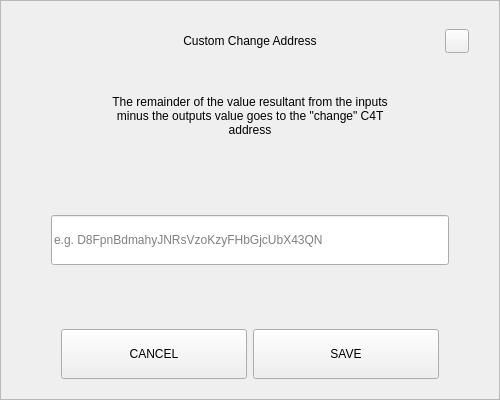
<?xml version="1.0" encoding="UTF-8"?>
<ui version="4.0">
 <class>SendChangeAddressDialog</class>
 <widget class="QDialog" name="SendChangeAddressDialog">
  <property name="geometry">
   <rect>
    <x>0</x>
    <y>0</y>
    <width>500</width>
    <height>400</height>
   </rect>
  </property>
  <property name="windowTitle">
   <string>Dialog</string>
  </property>
  <layout class="QVBoxLayout" name="verticalLayout">
   <property name="spacing">
    <number>0</number>
   </property>
   <property name="leftMargin">
    <number>0</number>
   </property>
   <property name="topMargin">
    <number>0</number>
   </property>
   <property name="rightMargin">
    <number>0</number>
   </property>
   <property name="bottomMargin">
    <number>0</number>
   </property>
   <item>
    <widget class="QFrame" name="frame">
     <property name="styleSheet">
      <string notr="true"/>
     </property>
     <property name="frameShape">
      <enum>QFrame::StyledPanel</enum>
     </property>
     <property name="frameShadow">
      <enum>QFrame::Raised</enum>
     </property>
     <layout class="QVBoxLayout" name="verticalLayout_2" stretch="0,0,0,0,0,0,0">
      <property name="spacing">
       <number>0</number>
      </property>
      <property name="leftMargin">
       <number>30</number>
      </property>
      <property name="topMargin">
       <number>20</number>
      </property>
      <property name="rightMargin">
       <number>30</number>
      </property>
      <property name="bottomMargin">
       <number>20</number>
      </property>
      <item>
       <layout class="QHBoxLayout" name="horizontalLayout_3">
        <property name="spacing">
         <number>0</number>
        </property>
        <item>
         <spacer name="horizontalSpacer_2">
          <property name="orientation">
           <enum>Qt::Horizontal</enum>
          </property>
          <property name="sizeHint" stdset="0">
           <size>
            <width>40</width>
            <height>20</height>
           </size>
          </property>
         </spacer>
        </item>
        <item>
         <widget class="QLabel" name="labelTitle">
          <property name="minimumSize">
           <size>
            <width>0</width>
            <height>40</height>
           </size>
          </property>
          <property name="maximumSize">
           <size>
            <width>16777215</width>
            <height>40</height>
           </size>
          </property>
          <property name="styleSheet">
           <string notr="true">padding-left:24px;</string>
          </property>
          <property name="text">
           <string>Custom Change Address</string>
          </property>
          <property name="alignment">
           <set>Qt::AlignCenter</set>
          </property>
          <property name="margin">
           <number>7</number>
          </property>
         </widget>
        </item>
        <item>
         <spacer name="horizontalSpacer">
          <property name="orientation">
           <enum>Qt::Horizontal</enum>
          </property>
          <property name="sizeHint" stdset="0">
           <size>
            <width>40</width>
            <height>20</height>
           </size>
          </property>
         </spacer>
        </item>
        <item>
         <widget class="QPushButton" name="btnEsc">
          <property name="minimumSize">
           <size>
            <width>24</width>
            <height>24</height>
           </size>
          </property>
          <property name="maximumSize">
           <size>
            <width>24</width>
            <height>24</height>
           </size>
          </property>
          <property name="focusPolicy">
           <enum>Qt::NoFocus</enum>
          </property>
          <property name="text">
           <string/>
          </property>
         </widget>
        </item>
       </layout>
      </item>
      <item>
       <spacer name="verticalSpacer_2">
        <property name="orientation">
         <enum>Qt::Vertical</enum>
        </property>
        <property name="sizeType">
         <enum>QSizePolicy::Fixed</enum>
        </property>
        <property name="sizeHint" stdset="0">
         <size>
          <width>20</width>
          <height>20</height>
         </size>
        </property>
       </spacer>
      </item>
      <item alignment="Qt::AlignHCenter">
       <widget class="QLabel" name="labelMessage">
        <property name="minimumSize">
         <size>
          <width>0</width>
          <height>70</height>
         </size>
        </property>
        <property name="text">
         <string>The remainder of the value resultant from the inputs minus the outputs value goes to the &quot;change&quot; C4T address</string>
        </property>
        <property name="alignment">
         <set>Qt::AlignCenter</set>
        </property>
        <property name="wordWrap">
         <bool>true</bool>
        </property>
       </widget>
      </item>
      <item>
       <spacer name="verticalSpacer_3">
        <property name="orientation">
         <enum>Qt::Vertical</enum>
        </property>
        <property name="sizeHint" stdset="0">
         <size>
          <width>20</width>
          <height>40</height>
         </size>
        </property>
       </spacer>
      </item>
      <item>
       <layout class="QHBoxLayout" name="horizontalLayout_2">
        <property name="spacing">
         <number>0</number>
        </property>
        <property name="leftMargin">
         <number>20</number>
        </property>
        <property name="rightMargin">
         <number>20</number>
        </property>
        <item>
         <widget class="QLineEdit" name="lineEditAddress">
          <property name="minimumSize">
           <size>
            <width>0</width>
            <height>50</height>
           </size>
          </property>
          <property name="placeholderText">
           <string notr="true">e.g. D8FpnBdmahyJNRsVzoKzyFHbGjcUbX43QN</string>
          </property>
         </widget>
        </item>
       </layout>
      </item>
      <item>
       <spacer name="verticalSpacer">
        <property name="orientation">
         <enum>Qt::Vertical</enum>
        </property>
        <property name="sizeHint" stdset="0">
         <size>
          <width>20</width>
          <height>40</height>
         </size>
        </property>
       </spacer>
      </item>
      <item>
       <layout class="QHBoxLayout" name="horizontalLayout" stretch="2,2">
        <property name="spacing">
         <number>6</number>
        </property>
        <property name="leftMargin">
         <number>30</number>
        </property>
        <property name="rightMargin">
         <number>30</number>
        </property>
        <item>
         <widget class="QPushButton" name="btnCancel">
          <property name="minimumSize">
           <size>
            <width>180</width>
            <height>50</height>
           </size>
          </property>
          <property name="focusPolicy">
           <enum>Qt::NoFocus</enum>
          </property>
          <property name="text">
           <string>CANCEL</string>
          </property>
         </widget>
        </item>
        <item>
         <widget class="QPushButton" name="btnSave">
          <property name="minimumSize">
           <size>
            <width>180</width>
            <height>50</height>
           </size>
          </property>
          <property name="focusPolicy">
           <enum>Qt::NoFocus</enum>
          </property>
          <property name="text">
           <string>SAVE</string>
          </property>
         </widget>
        </item>
       </layout>
      </item>
     </layout>
    </widget>
   </item>
  </layout>
 </widget>
 <resources/>
 <connections/>
</ui>
